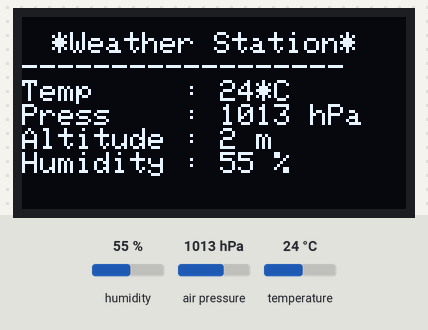
The sketch below on a simulated Arduino Mega 2560, built with avr-gcc and run on an emulated ATmega2560. Parts: 128×64 one-colour display. Inputs (shaded band) come from the test bench; at power-on: humidity 55 %, air pressure 1013 hPa, temperature 24 °C. What the sketch prints to the serial monitor is not drawn.

Above: at 3.2 s.
3.3 s: humidity set to 22 %
At 5.2 s:
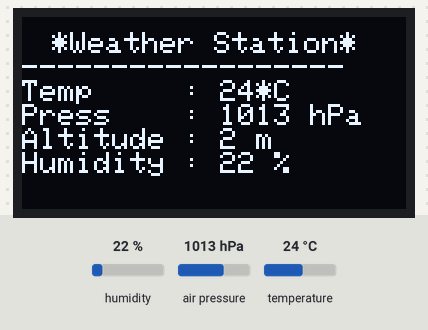
5.7 s: air pressure set to 952 hPa
At 6.8 s:
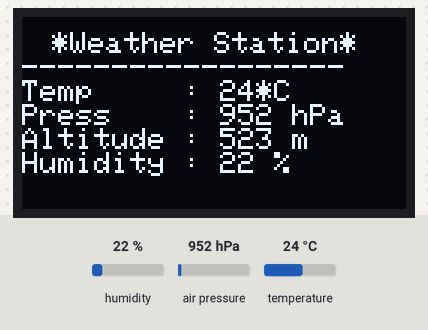
7.8 s: temperature set to 12 °C
At 9.6 s:
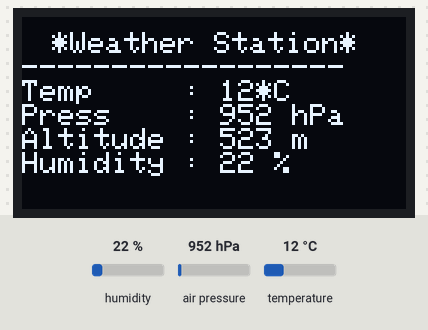
9.9 s: humidity set to 40 %
At 11.2 s:
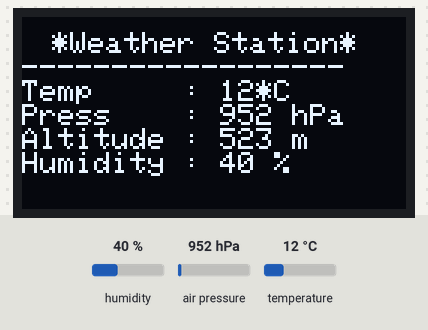
12.0 s: air pressure set to 975 hPa
At 14.0 s:
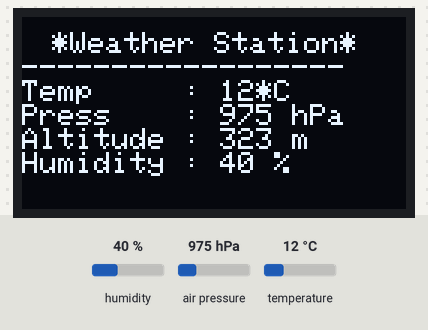
Timing chart, 0 to 15.1 s (numbered marks = the images above; inputs shaded):
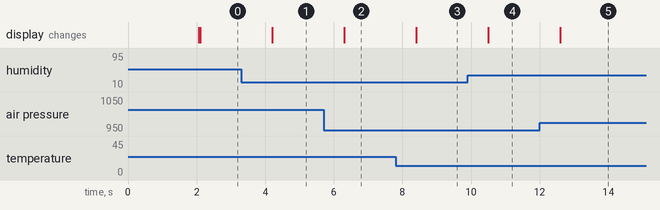

The sketch:

bme_oled_test.ino
```cpp
#include <Wire.h>
#include <Adafruit_GFX.h>
#include <Adafruit_SSD1306.h>

#define SCREEN_WIDTH 128 // OLED display width, in pixels
#define SCREEN_HEIGHT 64 // OLED display height, in pixels

// Declaration for an SSD1306 display connected to I2C (SDA, SCL pins)
Adafruit_SSD1306 display(SCREEN_WIDTH, SCREEN_HEIGHT, &Wire, -1);

#include <Wire.h>
#include <Adafruit_Sensor.h>
#include <Adafruit_BME280.h>

#include <SPI.h>
#define BME_SCK 18
#define BME_MISO 19
#define BME_MOSI 23
#define BME_CS

#define SEALEVELPRESSURE_HPA (1013.25)

Adafruit_BME280 bme; // I2C
//Adafruit_BME280 bme(BME_CS); // hardware SPI
//Adafruit_BME280 bme(BME_CS, BME_MOSI, BME_MISO, BME_SCK); // software SPI

unsigned long delayTime;

void setup() {
  Serial.begin(115200);

  if(!display.begin(SSD1306_SWITCHCAPVCC, 0x3C)) { // Address 0x3D for 128x64
    Serial.println(F("SSD1306 allocation failed"));
    for(;;);
  }
  delay(2000);
  display.clearDisplay();

  display.setTextSize(1);
  display.setTextColor(WHITE);
  display.setCursor(0, 10);
  // Display static text
  display.println("Hi...");
  display.display();

   bool status;

  // default settings
  // (you can also pass in a Wire library object like &Wire2)
  status = bme.begin(0x76);
  if (!status) {
    Serial.println("Could not find a valid BME280 sensor, check wiring!");
    while (1);
  }

  Serial.println("-- Default Test --");
  delayTime = 1000;

  Serial.println();
}

void loop() {
  printValues();
  print_on_oled();
  delay(delayTime);
}

void printValues() {
  Serial.print("Temperature = ");
  Serial.print(bme.readTemperature());
  Serial.println(" *C");

  // Convert temperature to Fahrenheit
  /*Serial.print("Temperature = ");
  Serial.print(1.8 * bme.readTemperature() + 32);
  Serial.println(" *F");*/

  Serial.print("Pressure = ");
  Serial.print(bme.readPressure() / 100.0F);
  Serial.println(" hPa");

  Serial.print("Approx. Altitude = ");
  Serial.print(bme.readAltitude(SEALEVELPRESSURE_HPA));
  Serial.println(" m");

  Serial.print("Humidity = ");
  Serial.print(bme.readHumidity());
  Serial.println(" %");

  Serial.println();
}

void print_on_oled(){
    display.clearDisplay();
  display.setCursor(10,5);
  display.println("*Weather Station*");
  display.println("------------------");

  //temperature
  display.print("Temp     : ");
  display.print(bme.readTemperature(),0);
  display.println("*C");

  //pressure
  display.print("Press    : ");
  display.print(bme.readPressure() / 100.0F,0);
  display.println(" hPa");

  //Altitude
  display.print("Altitude : ");
  display.print(bme.readAltitude(SEALEVELPRESSURE_HPA),0);
  display.println(" m");

  //Humidity
  display.print("Humidity : ");
  display.print(bme.readHumidity(),0);
  display.println(" %");

  display.display();
}
```

Measured:
- after the input at 3.3 s, the display: changes after 0.91 s (image 1)
- after the input at 5.7 s, the display: changes after 0.61 s (image 2)
- after the input at 7.8 s, the display: changes after 0.61 s (image 3)
- after the input at 9.9 s, the display: changes after 0.61 s (image 4)
- after the input at 12.0 s, the display: changes after 0.61 s (image 5)
